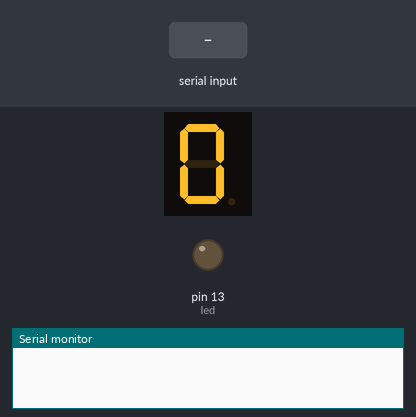
This sketch was run on a simulated Arduino Uno, built with avr-gcc and run on an emulated ATmega328P. Shown: 1-digit seven-segment display, output pins drawn as LEDs (lit = HIGH), the last lines printed to the serial monitor. Wiring (inferred from the names in the program): 1-digit 7-segment display, segments lit when HIGH: segments pin 2, pin 3, pin 4, pin 5, pin 6, pin 7, pin 8. The inputs (shaded band) are chosen by the test bench. The segment pins are drawn as the display they are named for; pins used as bus, display or sensor lines are not drawn.

Above: at 1.2 s.
1.3 s: "p,45\n" received over Serial
At 2.3 s:
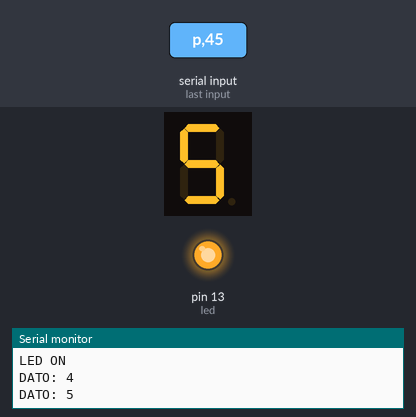
2.8 s: "90,45\n" received over Serial
4.3 s: "a90\n" received over Serial
At 5.5 s:
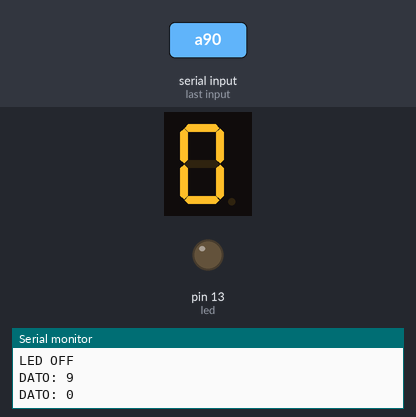
5.8 s: "p90\n" received over Serial
At 6.8 s:
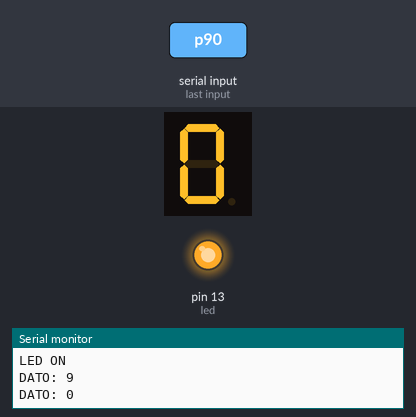
7.3 s: "a,45\n" received over Serial
At 8.0 s:
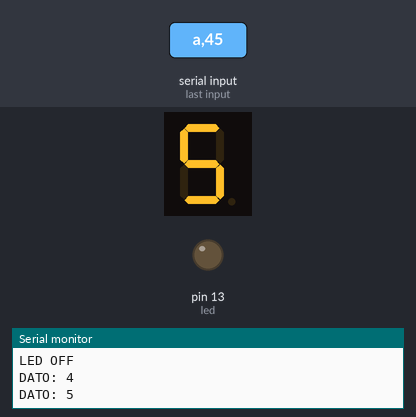
Timing chart, 0 to 9.8 s (numbered marks = the images above; inputs shaded):
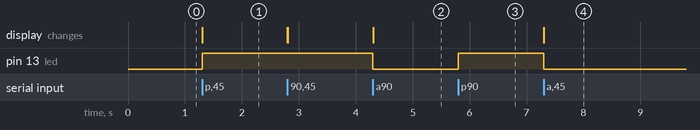

The sketch:

primerSketch.ino
```cpp
//Display 7 Segmentos Catodo Común
int display7c[10]= {0x3f,0x06,0x5b,0x4f,0x66,0x6d,0x7d,0x07,0x7f,0x67};

//Display 7 Segmentos Anodo Común
//int display7a[10]= {0x40,0x79,0x24,0x30,0x19,0x12,0x02,0x78,0x00,0x18};

//Pines del Display
byte a=2;
byte b=3;
byte c=4;
byte d=5;
byte e=6;
byte f=7;
byte g=8;

int dato=0;
byte led = 13;

//Función Display 7 Segmentos
void display7seg(int bits,int a,int b,int c,int d,int e,int f,int g){

  //Mostra o numero bits no display 7 segmentos
  digitalWrite(a,bitRead(bits,0));
  digitalWrite(b,bitRead(bits,1));
  digitalWrite(c,bitRead(bits,2));
  digitalWrite(d,bitRead(bits,3));
  digitalWrite(e,bitRead(bits,4));
  digitalWrite(f,bitRead(bits,5));
  digitalWrite(g,bitRead(bits,6));
}

void setup(){
   //Configura los 8 Pines digitales como SALIDAS
  for(int i=a;i<=g;i++){
    pinMode(i,OUTPUT);
  }
  Serial.begin(9600);
  pinMode(led, OUTPUT);
  //Inicializa el display 7 segmentos
  display7seg(display7c[dato],a,b,c,d,e,f,g);
}

void loop(){
  //si existe datos disponibles en el bus serial
  if (Serial.available()){
    //leemos el dato enviado
    dato=Serial.read();
    if(dato=='p') { //letra   p - Prender
      digitalWrite(led, HIGH);
      Serial.println("LED ON");
    }
    if(dato=='a') { //letra a - Apagar
      digitalWrite(led, LOW);
      Serial.println("LED OFF");
    }

    if(dato>='0' && dato<='9') { //letra a - Apagar
      display7seg(display7c[dato-48],a,b,c,d,e,f,g);
      Serial.print("DATO: ");
      Serial.println(dato-48);
    }
  }
}
```

Measured:
- after the input at 1.3 s, pin 13 (led): LOW → HIGH at once; the display: changes at once (image 1)
- after the input at 4.3 s, pin 13 (led): HIGH → LOW at once; the display: changes at once (image 2)
- after the input at 5.8 s, pin 13 (led): LOW → HIGH at once
- after the input at 7.3 s, pin 13 (led): HIGH → LOW at once; the display: changes at once (image 4)
